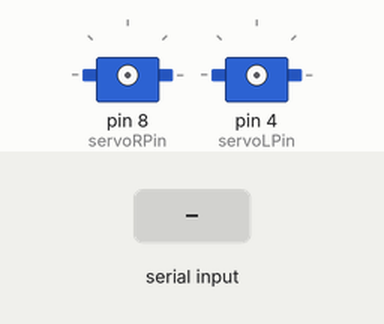
Bench run of a sketch on a simulated Arduino Uno, built with avr-gcc and run on an emulated ATmega328P. On the bench: 2 × servo. Wiring (inferred from the names in the program): 2 × servo: signal pin 4 / signal pin 8. The test bench sets the inputs (shaded band). Servo pulses on a pin are drawn as a servo (544–2400 µs = 0–180°).

Above: at 1.2 s.
1.3 s: "f" received over Serial
2.8 s: "b" received over Serial
At 3.7 s:
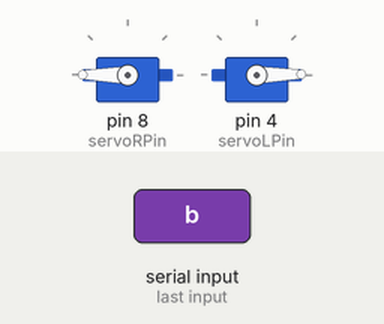
4.3 s: "r" received over Serial
At 4.8 s:
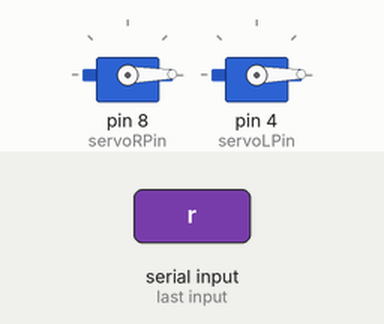
5.8 s: "l" received over Serial
At 7.2 s:
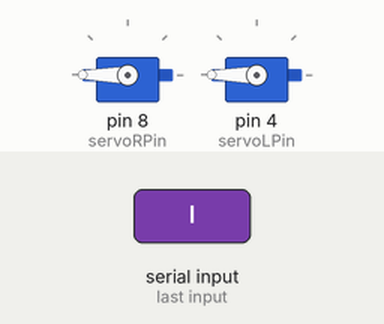
Timing chart, 0 to 8.3 s (numbered marks = the images above; inputs shaded):
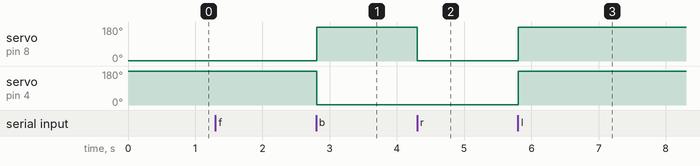

Measured:
- after the input at 2.8 s, servo on pin 8 (servoRPin): 1° → 180° at once; servo on pin 4 (servoLPin): 180° → 1° at once
- after the input at 4.3 s, servo on pin 8 (servoRPin): 180° → 1° at once
- after the input at 5.8 s, servo on pin 8 (servoRPin), servo on pin 4 (servoLPin): 1° → 180° at once

The sketch:

RenacuajoApp.ino
```cpp
/* Vehiculo controlado por app
 Creado por Ramón Arjona Quiñones y Andrea Fernández García, 4ºESO del instituto IES Vicente Aleixandre, Sevilla
 Profesor: José Pujol

 El programa funciona como un coche teledirigido desde el móvil, que envía bits a Arduino para que el coche funcione. Hecho con el software y hardware libre de Arduino.*/


// Pines de servotores:
int servoLPin = 4; //Los cuatro “in” son  los pines a los que va conectado el motor driver
int servoRPin=8;

// Variables de comunicacion:

int incomingByte; //Último bit recibido
                   // Cuando no recibe ningun dato nuevo se pone a 10

void setup() {
  pinMode (servoRPin, OUTPUT);
  pinMode (servoLPin, OUTPUT);
  Serial.begin(9600); //Establece conexión con el puerto serie
}
void go_forward(){ //Rutina para que el coche avance
  //gira adelante
  digitalWrite(servoRPin,HIGH);
  digitalWrite(servoLPin,HIGH);
  delayMicroseconds(1000);
  digitalWrite(servoRPin,LOW);
  delayMicroseconds(1000);
  digitalWrite(servoLPin,LOW);
  delayMicroseconds(18000);
}
void go_back(){ //Rutina para que el coche retroceda
  digitalWrite(servoRPin,HIGH);
  digitalWrite(servoLPin,HIGH);
  delayMicroseconds(1000);// 1 - 1500 atras, de 1500 a 3000 delante
  digitalWrite(servoLPin,LOW);
  delayMicroseconds(1000);
  digitalWrite(servoRPin,LOW);
  delayMicroseconds(18000);
}
void turn_left(){ //Rutina para que el coche gire a la derecha
  digitalWrite(servoRPin,HIGH);
  digitalWrite(servoLPin,HIGH);
  delayMicroseconds(2000);// 1 - 1500 atras, de 1500 a 3000 delante
  digitalWrite(servoRPin,LOW);
  digitalWrite(servoLPin,LOW);
  delayMicroseconds(18000);
}
void turn_right(){ //Rutina para que el coche gire a la izquierda
  digitalWrite(servoRPin,HIGH);
  digitalWrite(servoLPin,HIGH);
  delayMicroseconds(1000);// 1 - 1500 atras, de 1500 a 3000 delante
  digitalWrite(servoRPin,LOW);
  digitalWrite(servoLPin,LOW);
  delayMicroseconds(19000);
}
void parar(){ //Rutina para que el cohe pare
  digitalWrite(servoRPin,LOW);
  digitalWrite(servoLPin,LOW);
}
void loop() {

  if (Serial.available() > 0) { //Si recibe datos,
    incomingByte = Serial.read(); //Acumula el último byte en incomingByte
  }
  if (incomingByte == 'f') { //SI es “f” (botón de arriba)
    go_forward(); //Va hacia alante
  }
  if (incomingByte == 'b') { //Si es “b” (botón de abajo),
    go_back(); //Va hacia atrás
  }
  if (incomingByte == 'r') { //Si es “r” (botón de la derecha);
    turn_right(); //Gira a la derecha
  }
  if (incomingByte == 'l') { //Si es “l” (botón de la izquierda),
    turn_left(); //Gira a la izquierda
  }
  if (incomingByte == 's') { //Si es “s”  (no se pulsa nada),
    parar();  //El coche se para.
  }
}
```
